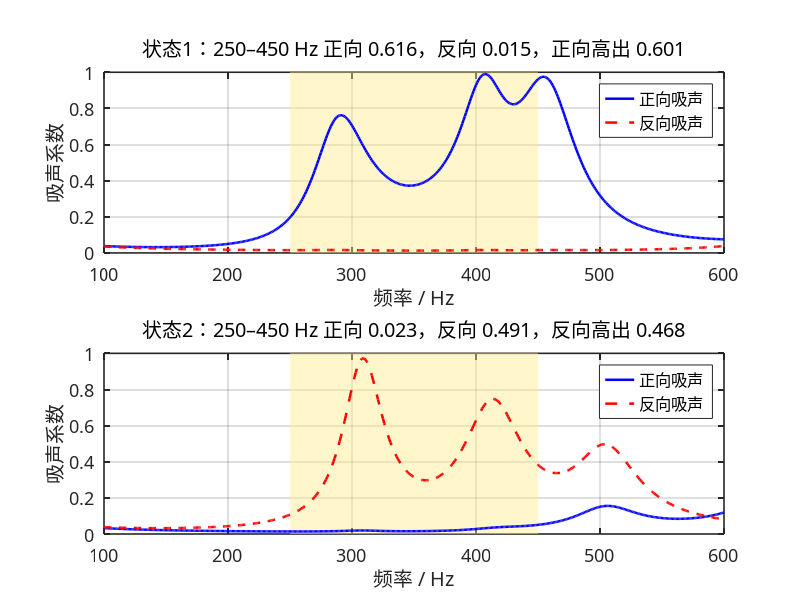

The MATLAB source for this figure:
clear;
clc;
close all;

%% 1. 基本参数

f = 100:1:600;
omega = 2*pi*f;
Nf = length(f);

rho0 = 1.29;
c0 = 343;
eta = 1.89e-5;
kappa = 0.026;
Cv = 712;
gamma = 1.4;

P0 = rho0*c0^2/gamma;
Z0 = rho0*c0;

nu = eta/rho0;
mu_bar = kappa/(rho0*Cv);

W = 30e-3;
L = 30e-3;
S = W*L;

Nc = 4;

%% 2. 四单胞结构参数

% 三层微穿孔板厚度（m）。两态共用。
t = 2e-3*ones(Nc,3);

% 12 个孔径（m）。每行一个单胞，三列是三块板。两态共用。
d = 1e-3 * [
    3.159769  0.360000  4.713910;
    3.619750  8.000000  6.944000;
    4.825182  0.100000  3.069580;
    4.422677  1.197000  0.100000
];

% 状态 1 的 8 个实际腔高（m）。每行一个单胞的两个腔。
H1 = 1e-3 * [
    48.162747   8.374794;
    46.210000   2.961485;
    28.311400   0.500000;
    58.179000  19.998762
];

% 状态 2 只改这 8 个实际腔高（m）。
H2 = 1e-3 * [
    10.638192  59.000000;
    42.788603  59.000000;
    36.744369  59.000000;
    20.055518   0.500000
];

n_holes = ones(Nc,3);
phi = pi*d.^2.*n_holes/(4*S);
weight = ones(1,Nc)/Nc;

%% 3. 折纸几何

a = 30;       % mm
hc = 20;      % mm
n0 = 3;
beta = 45;    % degree

%% 4. 微穿孔板阻抗（孔径不变，只算一次）

Zp = complex(zeros(Nc,3,Nf));

for s = 1:Nc
    for j = 1:3
        y = (d(s,j)/2)./sqrt(eta./(rho0*omega));
        q = y*sqrt(-1i);
        F = 1-2*besselj(1,q)./(q.*besselj(0,q));
        Z = 1i*omega*rho0*t(s,j)./(phi(s,j).*F) ...
          + sqrt(2)*eta*y./(phi(s,j)*d(s,j)) ...
          + 1i*0.85*omega*rho0*d(s,j)/phi(s,j);
        Zp(s,j,:) = reshape(Z,1,1,Nf);
    end
end

%% 5. Full Stinson Model（与腔高无关，只算一次）

N = 200;

Sv = zeros(1,Nf);
St = zeros(1,Nf);

for m = 0:N
    am = (2*m+1)*pi/W;
    for n = 0:N
        bn = (2*n+1)*pi/L;
        lambda2 = am^2+bn^2;
        wmn = 1/(am^2*bn^2);
        Sv = Sv + wmn*lambda2./(lambda2+1i*omega/nu);
        St = St + wmn*lambda2./(lambda2+1i*omega/mu_bar);
    end
end

Fv = 64*Sv/(W^2*L^2);
Ft = 64*St/(W^2*L^2);

rho_eff = rho0./(1-Fv);
K_eff = gamma*P0./(1+(gamma-1)*Ft);

k_eff = omega.*sqrt(rho_eff./K_eff);
Z_eff = sqrt(rho_eff.*K_eff);

%% 6. 两种腔高分别算正反向吸声

Hstate = cat(3,H1,H2);
alpha = zeros(2,2,Nf);

for state = 1:2
    H = Hstate(:,:,state);
    H_mm = H*1e3;
    h = H_mm/n0;

    if any(h(:)<=0) || any(h(:)>=hc)
        error('状态 %d 的折纸腔高度超出几何模型允许范围。', state);
    end

    q = sqrt(hc^2-h.^2);
    V11 = a.*h.*q/16;
    V12 = h.*(a-hc).*q/(16*tand(beta));
    V13 = h.*q/24.*(hc/tand(beta)-q/2);
    V_mm3 = 8*n0.*(a^2.*h/8-V11-V12-V13);

    if any(V_mm3(:)<=0)
        error('状态 %d 的折纸腔体积出现非正值。', state);
    end

    H_eq = V_mm3*1e-9/S;

    fprintf('\n========== 状态 %d ==========\n', state);
    disp('实际腔高（mm）：');
    disp(H_mm);
    disp('等效腔高（mm）：');
    disp(H_eq*1e3);

    rf = complex(zeros(1,Nf));
    rb = complex(zeros(1,Nf));
    tau = complex(zeros(1,Nf));

    for ii = 1:Nf
        Y_total = complex(zeros(2,2));
        k = k_eff(ii);
        Z = Z_eff(ii);

        for s = 1:Nc
            Tp1 = [1,Zp(s,1,ii);0,1];
            Tp2 = [1,Zp(s,2,ii);0,1];
            Tp3 = [1,Zp(s,3,ii);0,1];

            Hc1 = H_eq(s,1);
            Hc2 = H_eq(s,2);
            Tc1 = [cos(k*Hc1),1i*Z*sin(k*Hc1);
                   1i*sin(k*Hc1)/Z,cos(k*Hc1)];
            Tc2 = [cos(k*Hc2),1i*Z*sin(k*Hc2);
                   1i*sin(k*Hc2)/Z,cos(k*Hc2)];

            Tm = Tp1*Tc1*Tp2*Tc2*Tp3;
            A = Tm(1,1);
            B = Tm(1,2);
            C = Tm(2,1);
            D = Tm(2,2);
            Ys = [D/B,C-A*D/B;1/B,-A/B];
            Y_total = Y_total+weight(s)*Ys;
        end

        Y11 = Y_total(1,1);
        Y12 = Y_total(1,2);
        Y21 = Y_total(2,1);
        Y22 = Y_total(2,2);

        A = -Y22/Y21;
        B = 1/Y21;
        C = Y12-Y11*Y22/Y21;
        D = Y11/Y21;

        den = A+B/Z0+C*Z0+D;
        tau(ii) = 2/den;
        rf(ii) = (A+B/Z0-C*Z0-D)/den;
        rb(ii) = (-A+B/Z0-C*Z0+D)/den;
    end

    alpha(state,1,:) = 1-abs(rf).^2-abs(tau).^2;
    alpha(state,2,:) = 1-abs(rb).^2-abs(tau).^2;
end

%% 7. 250–450 Hz 平均吸声

band = f>=250 & f<=450;
names = {'状态1','状态2'};

fprintf('\n========== 250–450 Hz ==========\n');
for state = 1:2
    af = squeeze(alpha(state,1,band)).';
    ab = squeeze(alpha(state,2,band)).';
    if state == 1
        gap = mean(af)-mean(ab);
        fprintf('%s  正向 %.4f  反向 %.4f  正向高出 %.4f\n', ...
            names{state}, mean(af), mean(ab), gap);
    else
        gap = mean(ab)-mean(af);
        fprintf('%s  正向 %.4f  反向 %.4f  反向高出 %.4f\n', ...
            names{state}, mean(af), mean(ab), gap);
    end
end

%% 8. 绘图

if ispc
    fontName = 'Microsoft YaHei';
else
    fontName = 'WenQuanYi Micro Hei';
end

figure('Color','w','Position',[80 40 980 760]);

for state = 1:2
    subplot(2,1,state);
    hold on;

    patch([250 450 450 250],[0 0 1 1],[1 0.92 0.55], ...
        'EdgeColor','none','FaceAlpha',0.45,'HandleVisibility','off');

    af = squeeze(alpha(state,1,:)).';
    ab = squeeze(alpha(state,2,:)).';
    hF = plot(f,af,'b-','LineWidth',1.8);
    hB = plot(f,ab,'r--','LineWidth',1.8);

    mf = mean(af(band));
    mb = mean(ab(band));
    if state == 1
        name = sprintf('状态1：250–450 Hz 正向 %.3f，反向 %.3f，正向高出 %.3f', ...
            mf, mb, mf-mb);
    else
        name = sprintf('状态2：250–450 Hz 正向 %.3f，反向 %.3f，反向高出 %.3f', ...
            mf, mb, mb-mf);
    end

    grid on;
    box on;
    xlim([100 600]);
    ylim([0 1]);
    xticks(100:100:600);
    yticks(0:0.2:1);
    xlabel('频率 / Hz');
    ylabel('吸声系数');
    title(name,'FontWeight','normal');
    legend([hF,hB],{'正向吸声','反向吸声'},'Location','northeast');
    set(gca,'FontName',fontName,'FontSize',13,'LineWidth',1.1,'TickDir','in');
end

outDir = fileparts(mfilename('fullpath'));
if isempty(outDir)
    outDir = pwd;
end
print(gcf, fullfile(outDir, 'origami_two_state_result.png'), '-dpng', '-r140');
fprintf('图已保存。\n');
